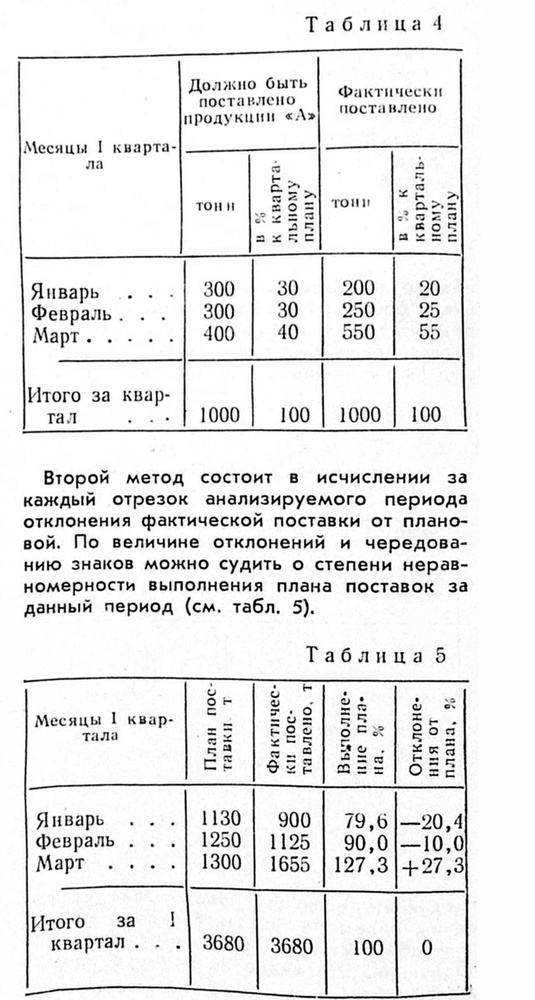
#> input picture ocr_utils/page_layout/tables/example_table_clean.jpg, 535 x 1000 px, shrunk from 911 x 1702 before the run
$ python -i motion.py   (imports and definitions only)
#> lines starting #> are read from the running program, lines starting #| are printed output that depends on the picture; after the words box and inside, x2 and y2 are one past the last pixel; in counts of white or black regions, pixels touching at a corner belong together
"""Зональный смаз (motion blur) по относительному кепстру плиток: двоение штрихов как пик кепстра на векторе сдвига.

Идея. Смаз при съёмке с рук на этом паке — не гладкое пятно, а «двойная экспозиция»: штрих и его
ослабленная копия со сдвигом d (на 1985/02 IMG_0017 — около 5 px по горизонтали). Двойное изображение
умножает спектр на косинусную рябь с периодом 1/d, и в кепстре (обратное преобразование лог-спектра)
появляется пик ровно на векторе сдвига (dx, dy) — классика оценки смаза (Fabian & Malah 1991,
Park et al. 2011). Сам текст тоже даёт структуру в кепстре (ширина штриха, шаг букв и строк), поэтому
лог-спектр плитки сравнивается с медианным лог-спектром текстовых плиток того же кадра: спектр
набора сокращается, остаётся «передаточная функция» плитки относительно типичной. Гладкий расфокус
пика не даёт — он отдельно виден как потеря высоких частот ``hf_loss``.
"""

from __future__ import annotations

from dataclasses import dataclass

import cv2
import numpy as np

# Сторона плитки на полном разрешении (450 dpi): ~4 строки корпуса, хватает на сдвиги до 25 px.
TILE = 256

# Кольцо поиска пика кепстра, px: ниже — скат главного лепестка, выше — шаг букв и строк. Нижняя граница 4:
# при 3 рубленый шрифт служебных полос 1989–90 давал ложный диагональный «сдвиг» (3,−2) ≈ 3.6 px по всему
# кадру, а настоящее двоение на паке — 4–5 px (отсмотр топ-32 ранга, 2026-10-02).
RING_MIN, RING_MAX = 4.0, 25.0

# Сигма вычитания освещения в плитке, px: больше штриха, меньше плитки.
ILLUM_SIGMA = 15.0

# Полоса частот (цикл/px), где сравниваются спектры; ниже — освещение и строки, выше — шум JPEG.
BAND_LO, BAND_HI = 0.02, 0.35

# Высокие частоты для меры потери резкости, цикл/px.
HF_LO, HF_HI = 0.12, 0.35

# Текстовая плитка: светлая малонасыщенная бумага с заметной, но не сплошной краской.
PAPER_MIN_V = 110  # медиана яркости плитки, 0..255
PAPER_MAX_S = 90  # медиана насыщенности плитки, 0..255 (бумага кремовая, обложки синие, кожа розовая)
INK_DROP = 60  # краска — темнее светлого уровня плитки (p90) на столько
INK_MIN, INK_MAX = 0.02, 0.35  # доля краски в плитке
PAPER_SHARE = 0.45
LINE_LENGTH = 61  # прямая длиннее буквы и межбуквенного пробела: линейка, рамка, штрихкод, край листа  # доля пикселей, близких к светлому уровню (бумага, а не тень/обложка)
MIN_DETAIL_STD = 8.0  # минимальная СКО после вычитания освещения — иначе плитка пустая


@dataclass(frozen=True)
class MotionTiles:
    """Сетка признаков смаза по плиткам одного кадра.

    Attributes:
        text: bool[gy, gx] — плитка текстовая (по ней считаются признаки и опора кадра).
        ink: float32[gy, gx] — доля краски в текстовой плитке (0 у нетекстовых): отличает плотный
            основной набор от заголовков и линеек.
        lines: float32[gy, gx] — доля краски плитки, лежащей на длинных прямых (линейки, рамки схем,
            штрихкод, край листа): у основного набора около нуля.
        z: float32[gy, gx] — высота пика относительного кепстра в робастных СКО фона кольца
            (0 у нетекстовых).
        dx, dy: int16[gy, gx] — вектор пика кепстра, px (знак условен: кепстр симметричен).
        hf_loss: float32[gy, gx] — потеря высоких частот относительно опоры, натуральный лог мощности.
        ref: float16[TILE, TILE] — медианный лог-спектр текстовых плиток кадра (опора; нужен для
            сравнения кадра с выпуском).
    """

    text: np.ndarray
    ink: np.ndarray
    lines: np.ndarray
    z: np.ndarray
    dx: np.ndarray
    dy: np.ndarray
    hf_loss: np.ndarray
    ref: np.ndarray


def _hann(size: int) -> np.ndarray:
    """Двумерное окно Ханна ``size``×``size`` (float32) против утечки спектра от краёв плитки."""
#> further down, picture is the input picture: shape (1000, 535, 3); min 0, max 255, mean 233.9
    window = np.hanning(size).astype(np.float32)
    return np.outer(window, window)


_WINDOW = _hann(TILE)
_FY = np.fft.fftfreq(TILE)[:, None]
_FX = np.fft.fftfreq(TILE)[None, :]
_FR = np.hypot(_FY, _FX)
_BAND = ((_FR > BAND_LO) & (_FR < BAND_HI)).astype(np.float32)
_HF = (_FR > HF_LO) & (_FR < HF_HI)
_LAG_Y, _LAG_X = np.mgrid[-TILE // 2 : TILE // 2, -TILE // 2 : TILE // 2]
_RING = (np.hypot(_LAG_Y, _LAG_X) >= RING_MIN) & (np.hypot(_LAG_Y, _LAG_X) <= RING_MAX)


def line_share(value: np.ndarray, light: float) -> float:
    """Доля краски плитки, лежащей на длинных горизонтальных или вертикальных прямых.

    Args:
        value: Канал V плитки (0..255).
        light: Светлый уровень плитки (p90 V).

    Returns:
        Отношение пикселей прямых длиной от ``LINE_LENGTH`` к пикселям краски (0, если краски нет).
    """
    ink = (value < light - INK_DROP).astype(np.uint8)
    total = int(ink.sum())
    if total == 0:
        return 0.0
    horizontal = cv2.morphologyEx(ink, cv2.MORPH_OPEN, np.ones((1, LINE_LENGTH), np.uint8))
    vertical = cv2.morphologyEx(ink, cv2.MORPH_OPEN, np.ones((LINE_LENGTH, 1), np.uint8))
    return float((horizontal | vertical).sum()) / total


def tile_ink(hsv: np.ndarray) -> float | None:
    """Доля краски в плитке, если плитка похожа на печатный текст на бумаге.

    Args:
        hsv: Плитка в HSV (OpenCV, V и S в 0..255).

    Returns:
        Доля пикселей краски (темнее светлого уровня плитки на ``INK_DROP``) или None, если плитка
        тёмная, насыщенная (обложка, кожа), без краски, сплошь в краске или бумаги в ней мало.
    """
    value = hsv[..., 2]
    if np.median(value) < PAPER_MIN_V or np.median(hsv[..., 1]) > PAPER_MAX_S:
        return None
    light = float(np.percentile(value, 90))
    ink = float((value < light - INK_DROP).mean())
    paper = float((value > light - 25).mean())
    return ink if INK_MIN <= ink <= INK_MAX and paper >= PAPER_SHARE else None


def tile_log_spectrum(gray_tile: np.ndarray) -> np.ndarray | None:
    """Лог-спектр мощности плитки после вычитания освещения и нормировки контраста.

    Args:
        gray_tile: Плитка TILE×TILE float32.

    Returns:
        Лог-спектр TILE×TILE float32 или None, если плитка почти пустая.
    """
    detail = gray_tile - cv2.GaussianBlur(gray_tile, (0, 0), ILLUM_SIGMA)
    std = float(detail.std())
    if std < MIN_DETAIL_STD:
        return None
    spectrum = np.fft.fft2((detail / std) * _WINDOW)
    return np.log(np.abs(spectrum) ** 2 + 1e-2).astype(np.float32)


def relative_peak(log_spectrum: np.ndarray, ref: np.ndarray) -> tuple[float, int, int, float]:
    """Пик кепстра разности лог-спектров плитки и опоры.

    Args:
        log_spectrum: Лог-спектр плитки.
        ref: Опорный лог-спектр (медиана текстовых плиток кадра).

    Returns:
        Кортеж (z, dx, dy, hf_loss): высота пика в робастных СКО кольца, вектор пика в px,
        средняя потеря лог-мощности на высоких частотах (плюс — плитка мягче опоры).
    """
    diff = (log_spectrum - ref) * _BAND
    hf_loss = -float(diff[_HF].mean())
    cepstrum = np.fft.fftshift(np.real(np.fft.ifft2(diff)))
    values = cepstrum[_RING]
    median = float(np.median(values))
    mad = 1.4826 * float(np.median(np.abs(values - median))) + 1e-9
    # Только настоящие локальные максимумы (выше всех 8 соседей, включая точки внутри кольца):
    # иначе «пиком» становится скат главного лепестка на внутренней границе кольца — так шапки
    # рубрик с линейками давали ложный сдвиг (3, 0) на резких кадрах 1985/02.
    local_max = cepstrum >= cv2.dilate(cepstrum, np.ones((3, 3), np.uint8))
    masked = np.where(_RING & local_max, cepstrum, -np.inf)
    if not np.isfinite(masked).any():
        return 0.0, 0, 0, hf_loss
    py, px = np.unravel_index(int(np.argmax(masked)), cepstrum.shape)
    z = (float(cepstrum[py, px]) - median) / mad
    return z, int(px - TILE // 2), int(py - TILE // 2), hf_loss


def motion_tiles(rgb: np.ndarray) -> MotionTiles:
    """Признаки смаза по сетке плиток кадра полного разрешения.

    Args:
        rgb: Кадр H×W×3 uint8, полное разрешение (сдвиги в px полного кадра).

    Returns:
        ``MotionTiles`` с сеткой ``H // TILE`` × ``W // TILE``.
    """
    gray = cv2.cvtColor(rgb, cv2.COLOR_RGB2GRAY).astype(np.float32)
    hsv = cv2.cvtColor(rgb, cv2.COLOR_RGB2HSV)
#> hsv: shape (1000, 535, 3); mean H, S, V 0, 0, 233.9
    gy, gx = gray.shape[0] // TILE, gray.shape[1] // TILE
#> gy = 3; gx = 2
    text = np.zeros((gy, gx), bool)
    ink = np.zeros((gy, gx), np.float32)
#> ink = [[0, 0], [0, 0], [0, 0]]
    lines = np.zeros((gy, gx), np.float32)
#> lines = [[0, 0], [0, 0], [0, 0]]
    spectra: dict[tuple[int, int], np.ndarray] = {}
    # Первый проход: текстовые плитки и их лог-спектры.
    for row in range(gy):
        for col in range(gx):
            ys, xs = slice(row * TILE, (row + 1) * TILE), slice(col * TILE, (col + 1) * TILE)
            ink_share = tile_ink(hsv[ys, xs])
            if ink_share is None:
                continue
            spectrum = tile_log_spectrum(gray[ys, xs])
            if spectrum is None:
                continue
            text[row, col] = True
            ink[row, col] = ink_share
            value = hsv[ys, xs][..., 2]
            lines[row, col] = line_share(value, float(np.percentile(value, 90)))
            spectra[(row, col)] = spectrum
#> this loop made 3 passes
#> pass 1, in tile_log_spectrum, `detail = gray_tile - cv2.GaussianBlur(gray_tile, (0, 0), ILLUM_SIGMA)`:
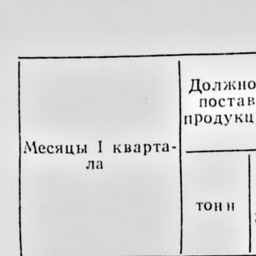
#> detail: shape (256, 256) float32; min -238.3, max 41.88, mean -0.1; drawn with min black and max white
#> pass 1, in line_share, `ink = (value < light - INK_DROP).astype(np.uint8)`:
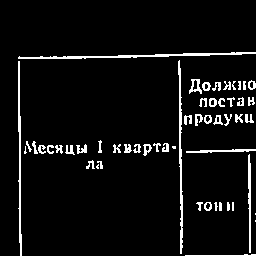
#> ink: shape (256, 256); values 0 (black) and 1 (white), 5.7% white in thin lines or dots, all inside (x1, y1, x2, y2) = (18, 52, 256, 256)
#> after the loop:
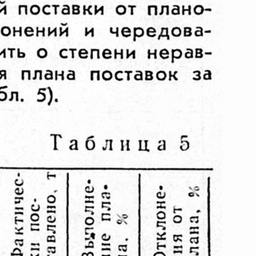
#> value: shape (256, 256); min 0, max 255, mean 227.4
#> after the loop, ink = [[0.057, 0.101], [0.125, 0.104], [0.13, 0.135]]; lines = [[0.422, 0.321], [0.275, 0.278], [0.106, 0.121]]; spectra = 6 items; text = [[True, True], [True, True], [True, True]]
    z = np.zeros((gy, gx), np.float32)
#> z = [[0, 0], [0, 0], [0, 0]]
    dx = np.zeros((gy, gx), np.int16)
#> dx = [[0, 0], [0, 0], [0, 0]]
    dy = np.zeros((gy, gx), np.int16)
    hf_loss = np.zeros((gy, gx), np.float32)
    if len(spectra) < 4:
        return MotionTiles(text, ink, lines, z, dx, dy, hf_loss, np.zeros((TILE, TILE), np.float16))
    # Опора — поэлементная медиана: устойчива, пока смазано меньше половины текста кадра.
    ref = np.median(np.stack(list(spectra.values())), axis=0)
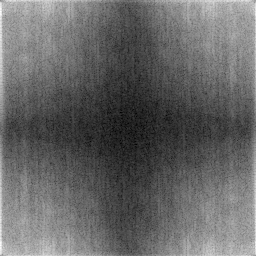
#> ref: shape (256, 256) float32; min -0.824, max 15.01, mean 5.56; drawn with min black and max white
    # Второй проход: пик относительного кепстра каждой текстовой плитки.
    for (row, col), spectrum in spectra.items():
        z[row, col], dx[row, col], dy[row, col], hf_loss[row, col] = relative_peak(spectrum, ref)
#> this loop made 6 passes
#> (row, col, hf_loss in relative_peak, median in relative_peak, mad in relative_peak, py in relative_peak, px in relative_peak, z in relative_peak) on passes 1 to 6: (0, 0, -0.0748, -0.000353, 0.00612, 128, 132, 4.93), (0, 1, -0.164, -0.000103, 0.00673, 128, 132, 3.56), (1, 0, 0.291, -0.00011, 0.00534, 128, 108, 5.6), (1, 1, 0.485, -0.00036, 0.00726, 128, 117, 13.35), (2, 0, 0.176, 0.000404, 0.00609, 130, 133, 4.68), (2, 1, 0.14, 0.00052, 0.00541, 128, 146, 6.73)
#> pass 1, in relative_peak, `diff = (log_spectrum - ref) * _BAND`:
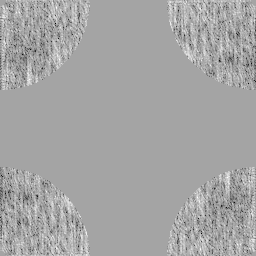
#> diff: shape (256, 256) float32; min -7.57, max 4.17, mean 0.0359; drawn with min black and max white
#> pass 1, in relative_peak, `cepstrum = np.fft.fftshift(np.real(np.fft.ifft2(diff)))`:
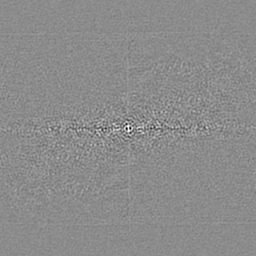
#> cepstrum: shape (256, 256) float64; min -0.0524, max 0.0431, mean 3.39e-21; drawn with min black and max white
#> pass 1, in relative_peak, `local_max = cepstrum >= cv2.dilate(cepstrum, np.ones((3, 3), np.uint8))`:
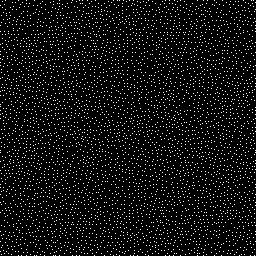
#> local_max: shape (256, 256) bool; 6.5% white in thin lines or dots
#> after the loop, dx = [[4, 4], [-20, -11], [5, 18]]; dy = [[0, 0], [0, 0], [2, 0]]; hf_loss = [[-0.0748, -0.164], [0.291, 0.485], [0.176, 0.14]]; z = [[4.93, 3.56], [5.6, 13.35], [4.68, 6.73]]
    return MotionTiles(text, ink, lines, z, dx, dy, hf_loss, ref.astype(np.float16))


# Агрегат кадра. Минимум соседей-внутренних плиток в окне 3×3, чтобы медиана была осмысленной.
MIN_WINDOW = 5
# Векторы сдвига соседей считаются согласными, если отличаются не больше чем на столько px.
SHIFT_AGREE = 1.6
# Плитка основного набора: доля краски не ниже этой. На 1985/02 корпус даёт 0.12–0.20, шапки рубрик,
# заголовки и линейки — 0.03–0.09; заголовки (особенно контурный шрифт с тенью) дают ложное «двоение».
BODY_INK = 0.11
# Плитка основного набора: доля краски на длинных прямых не выше этой (схемы, штрихкоды обложек, линейки
# таблиц и край листа у корешка давали ложное «двоение» в топе ранга). Первое приближение, калибруется.
BODY_LINES = 0.05
# Порог «смазанной» плитки по сглаженному z — для площади зоны (первое приближение, калибруется по паку).
ZONE_Z = 8.0


# [26 lines left out: functions interior_mask, canonical_shift, not called in this run]


@dataclass(frozen=True)
class MotionScore:
    """Оценка смаза кадра по плиточной сетке.

    Attributes:
        peak: Максимум по внутренним плиткам медианы z в окне 3×3 (сила самой смазанной зоны).
        agree_peak: То же, но медиана берётся только у плиток, чей вектор сдвига согласен с центром
            (смаз — одно движение камеры, вектор в зоне общий; случайные пики текста — вразнобой).
        zone_share: Доля внутренних плиток со сглаженным z не меньше ``ZONE_Z``.
        shift_dx, shift_dy: Вектор сдвига в точке ``agree_peak`` (канонический знак), px.
        row, col: Плитка ``agree_peak`` в сетке.
        interior: Число внутренних плиток.
        median_z: Медиана z по внутренним плиткам (фон кадра).
    """

    peak: float
    agree_peak: float
    zone_share: float
    shift_dx: int
    shift_dy: int
    row: int
    col: int
    interior: int
    median_z: float


# [78 lines left out: functions smoothed_maps, motion_score, frame_vs_issue, not called in this run]


# --- Полутоновый ореол ---------------------------------------------------------------------------------------
# Смаз (двоение) и расфокус окружают штрих полутоном: между ядром краски и бумагой много пикселей промежуточной
# светлоты. У резкого полужирного набора и заголовков, которые дают ложный пик кепстра, краска однородно тёмная.
# На разметке топ-64 рейтинга смаза доля полутонов у смаза 0.23–0.70 (медиана 0.48), у ложных 0.14–0.29
# (медиана 0.21) — отсмотр 2026-10-02, ``sets/motion.csv``.

# Краска — темнее бумаги (p90) на эту долю размаха «бумага − ядро»; полутон — светлее ядра (p3) на эту долю.
MID_INK, MID_CORE = 0.2, 0.45


# [14 lines left out: function midtone_share, not called in this run]


@dataclass(frozen=True)
class MidtoneTiles:
    """Сетка доли полутонов по плиткам кадра.

    Attributes:
        text: bool[gy, gx] — текстовая плитка (``tile_ink``).
        ink: float32[gy, gx] — доля краски текстовой плитки.
        lines: float32[gy, gx] — доля краски на длинных прямых.
        mid: float32[gy, gx] — доля полутонов среди краски (0 у нетекстовых).
    """

    text: np.ndarray
    ink: np.ndarray
    lines: np.ndarray
    mid: np.ndarray


# [25 lines left out: function midtone_tiles, not called in this run]


@dataclass(frozen=True)
class MidtoneScore:
    """Полутоновый ореол кадра: у пика кепстра и самая полутоновая зона.

    Attributes:
        at_peak: Медиана доли полутонов в окне 3×3 вокруг плитки пика кепстра (NaN — нет плиток).
        at_peak_rel: То же к медиане по плиткам основного набора кадра.
        zone_rel: Максимум по окнам 3×3 медианы доли полутонов к медиане кадра (размытие без пика кепстра).
        zone_row, zone_col: Центр этого окна.
        frame_median: Медиана доли полутонов по плиткам основного набора.
    """

    at_peak: float
    at_peak_rel: float
    zone_rel: float
    zone_row: int
    zone_col: int
    frame_median: float


# [43 lines left out: functions window_median, midtone_score, not called in this run]

>>> import cv2
>>> picture = cv2.cvtColor(cv2.imread('../../ocr_utils/page_layout/tables/example_table_clean.jpg'), cv2.COLOR_BGR2RGB)
>>> result = motion_tiles(picture)
